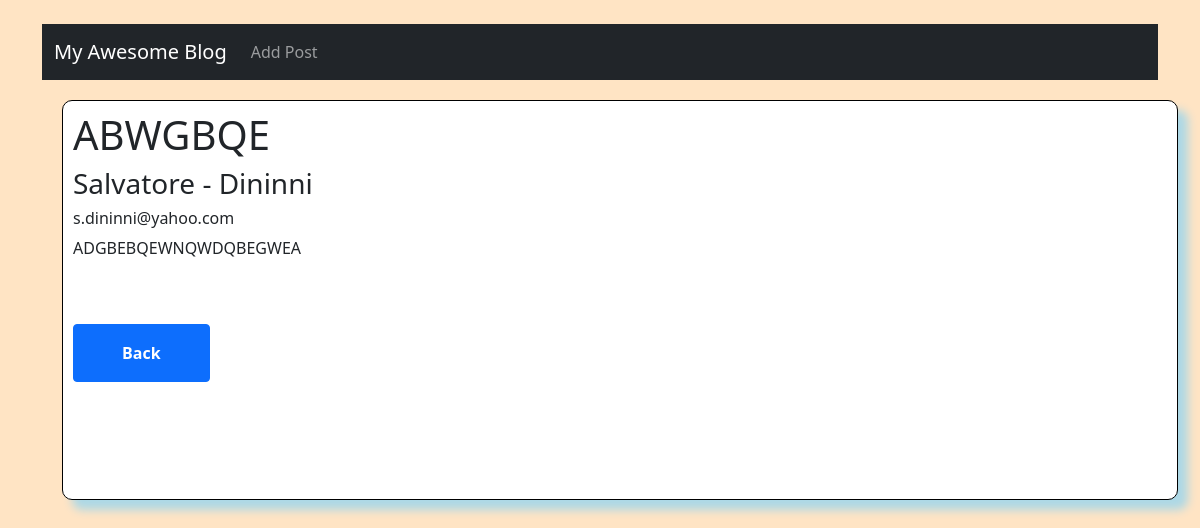
The app's page /article/2 with its own data.
### blog/models.py (models this page shows, shortened)
class Post(models.Model):
  title = models.CharField(max_length=255)
  title_tag = models.CharField(max_length=255)
  author = models.ForeignKey(User, on_delete=models.CASCADE)
  body = models.TextField()

### blog/views.py (the view)
# urls.py: path('article/<int:pk>', ArticleDetailView.as_view(), name='article_details'),
class ArticleDetailView(DetailView):
    model = Post
    template_name = 'article_details.html'

### blog/templates/article_details.html (shortened to what this page needs)
{% extends 'layout.html' %}
  {% block content %}
    <section class="main-card bg-white">
      <h1>{{ post.title }}</h1>
      <h3>{{ post.author.first_name }} - {{ post.author.last_name }}</h3>
      <h6>{{ post.author.email }}</h6>
      <p>{{ post.body }}</p>
      <a href="{% url 'home' %}" class="btn btn-primary mt-5 px-5 py-3 fw-bold">Back</a>
    </section>
  {% endblock %}

### blog/templates/layout.html (style rules this page uses)
.custom-style { background-color: bisque; }
.main-card { min-width: 100%; min-height: 50vh; background: white; border: 1px solid black; border-radius: 10px; margin: 20px; padding: 10px; box-shadow: 10px 10px 10px lightblue; }

### records on screen
Post: title "ABWGBQE", author.first_name "Salvatore", author.last_name "Dininni", author.email "s.dininni@yahoo.com", body "ADGBEBQEWNQWDQBEGWEA"
